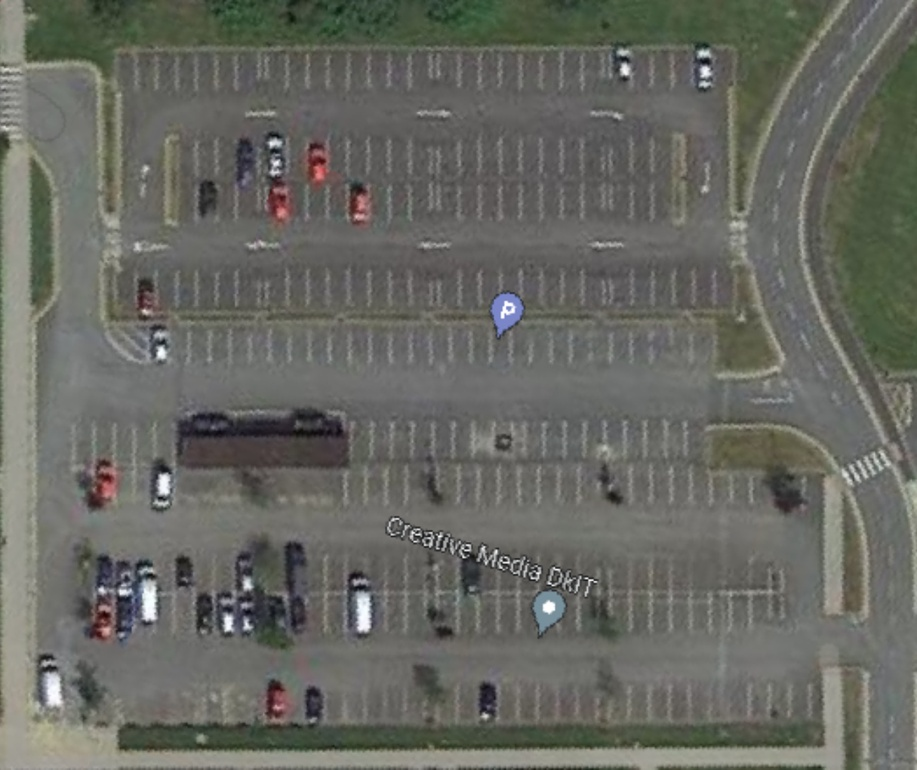
#> input picture test.jpg, 917 x 770 px, shrunk from 1215 x 1020 before the run, found by its file name
$ jupyter execute --allow-errors testingCarParkDetecter2.ipynb   (shell and % lines are left out)
#> lines starting #> are read from the running program, lines starting #| are printed output that depends on the picture; after the words box and inside, x2 and y2 are one past the last pixel; in counts of white or black regions, pixels touching at a corner belong together
<a href="https://colab.research.google.com/github/ChiaHouTan/carParkingDetectSpace/blob/main/testingCarParkDetecter2.ipynb" target="_parent"></a>

[cell 1]
import csv

x1_list, x2_list, y1_list, y2_list = [], [], [], []
csv_file_path = '/content/carParkingDetectSpace/allXY.csv'

with open(csv_file_path, 'r') as file:
#> (reads allXY.csv from the repository)
    csv_reader = csv.DictReader(file)
    for row in csv_reader:
        x1_list.append(float(row['x1']))  # assuming x1 is a numeric column
        x2_list.append(float(row['x2']))
        y1_list.append(float(row['y1']))
        y2_list.append(float(row['y2']))

print("x1_list:", x1_list)
print("x2_list:", x2_list)
print("y1_list:", y1_list)
print("y2_list:", y2_list)

[cell 2]
import cv2
import numpy as np
import matplotlib.pyplot as plt

image = cv2.imread("/content/carParkingDetectSpace/test.jpg")
#> image is the input picture: shape (770, 917, 3); mean B, G, R 98, 104.7, 103.6
lane_image = np.copy(image)
# [5 lines of commented-out code are left out]
idList = []
parkList = []

# gray = cv2.cvtColor(lane_image, cv2.COLOR_RGB2GRAY)
gray = cv2.cvtColor(lane_image, cv2.COLOR_BGR2GRAY)
blur = cv2.GaussianBlur(gray,(3,3), 1)
# blur = cv2.GaussianBlur(gray,(5,5), 0)
lane_image = cv2.Canny(blur, 50, 150)
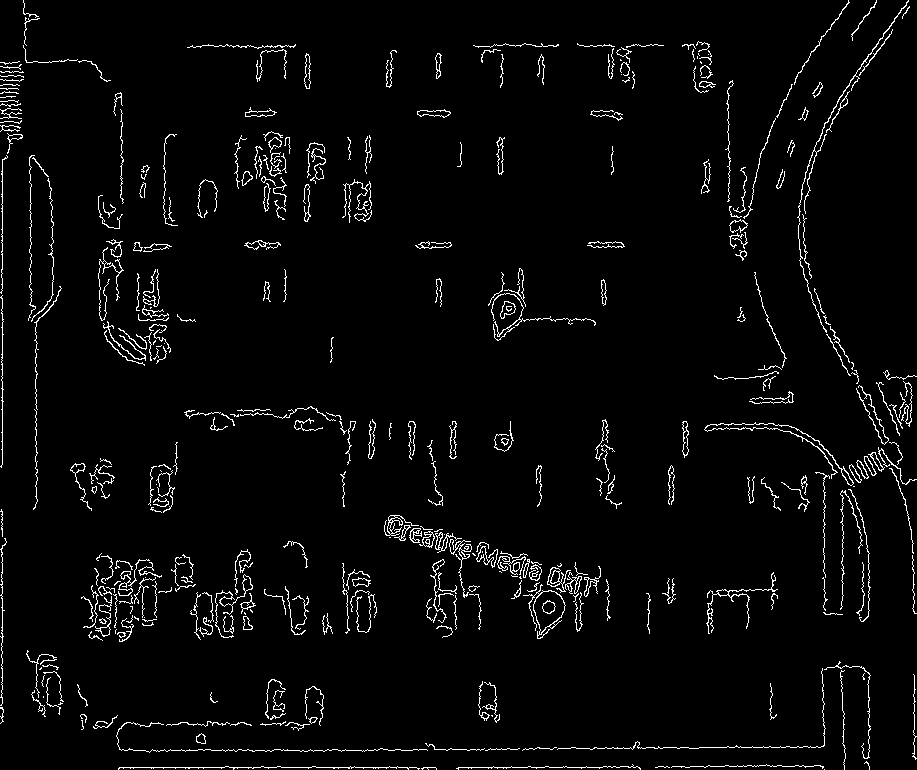
#> lane_image: shape (770, 917); 3.3% white in thin lines or dots

region_within_rect_top_row = []
for i in range(len(x1_list)): #y1:y1, x1:x2
  region_within_rect_top_row.append(lane_image[round(y1_list[i]):round(y2_list[i]), round(x1_list[i]):round(x2_list[i])])
#> after the loop, region_within_rect_top_row = 279 items

# region_within_rect_bottom_row = []
# for i in range(len(coordinates_top_row_width)):
#   region_within_rect_bottom_row.append(lane_image[coordinates_bottom_row[0]:coordinates_bottom_row[1], coordinates_top_row_width[i]:coordinates_top_row_height[i]])
A = 'A'
B = 'B'

white_pixel_count = []
for i in range(len(region_within_rect_top_row)):
  white_pixel_count.append(np.count_nonzero(region_within_rect_top_row[i]))
  # print("rectangle A", [i] , white_pixel_count[i])
  if white_pixel_count[i] < 50: #let test with 10, 50, 150 default is 50
    if i >=104:
      cv2.rectangle(image, (round(x1_list[i]), round(y1_list[i])), (round(x2_list[i]), round(y2_list[i])), (0,255,0), thickness = 2)
      cv2.putText(image, 'B'+str(i), (round(x1_list[i]), round(y1_list[i]-5)), cv2.FONT_HERSHEY_COMPLEX,0.3, (0,0,255), 1)
      print("rectangle B", [i] , "is free" , "(", white_pixel_count[i], ")")
      idList.append('B'+str(i))
      parkList.append(True)
    else:
      cv2.rectangle(image, (round(x1_list[i]), round(y1_list[i])), (round(x2_list[i]), round(y2_list[i])), (0,255,0), thickness = 2)
      cv2.putText(image, 'A'+str(i), (round(x1_list[i]), round(y1_list[i]-5)), cv2.FONT_HERSHEY_COMPLEX,0.3, (0,0,255), 1)
      print("rectangle A", [i] , "is free" , "(", white_pixel_count[i], ")")
      idList.append('A'+str(i))
      parkList.append(True)
  else:
    if i >=104:
      cv2.rectangle(image, (round(x1_list[i]), round(y1_list[i])), (round(x2_list[i]), round(y2_list[i])), (255,0,0), thickness = 2)
      cv2.putText(image, 'B'+str(i), (round(x1_list[i]), round(y1_list[i]-5)), cv2.FONT_HERSHEY_COMPLEX,0.3, (0,0,255), 1)
      print("rectangle B", [i] , "is taken" , "(", white_pixel_count[i], ")")
      idList.append('B'+str(i))
      parkList.append(False)
    else:
      cv2.rectangle(image, (round(x1_list[i]), round(y1_list[i])), (round(x2_list[i]), round(y2_list[i])), (255,0,0), thickness = 2)
      cv2.putText(image, 'A'+str(i), (round(x1_list[i]), round(y1_list[i]-5)), cv2.FONT_HERSHEY_COMPLEX,0.3, (0,0,255), 1)
      print("rectangle A", [i] , "is taken" , "(", white_pixel_count[i], ")")
      idList.append('A'+str(i))
      parkList.append(False)
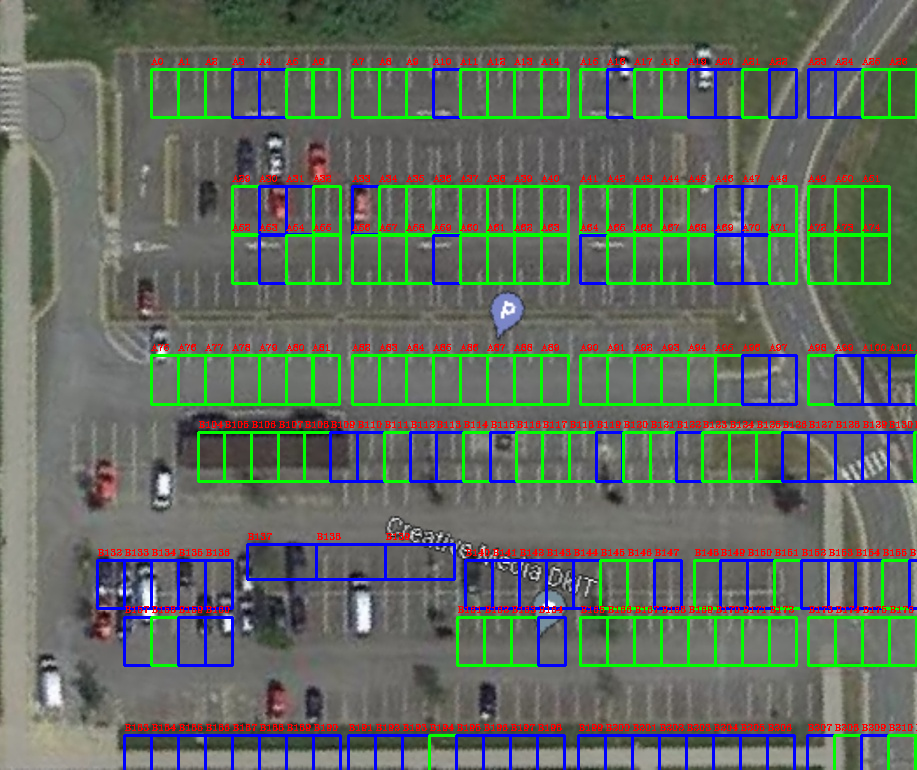
#> image: shape (770, 917, 3); 10.18% of pixels changed, all inside (x1, y1, x2, y2) = (96, 58, 917, 770)
#> after the loop, idList = 279 items, first 6: 'A0', 'A1', 'A2', 'A3', 'A4', 'A5'; parkList = 279 items, first 6: True, True, True, False, False, True; white_pixel_count = 279 values, max 289 at index 142, min 0 at index 0, mean 31.74

plt.figure(figsize=(18,18))
plt.imshow(image)
plt.axis('off')
plt.show()
#cv2.imshow("test",image)
#cv2_imshow(region_within_rect[2])

[cell 3]
for i in range(0, len(idList)):
     print(idList[i] + ' , ' + str(parkList[i]))
